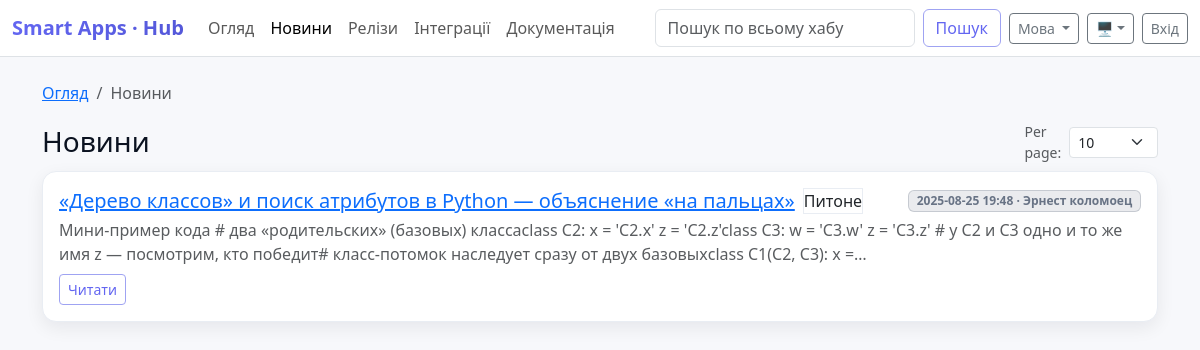
Before: /news.php with the older database file.
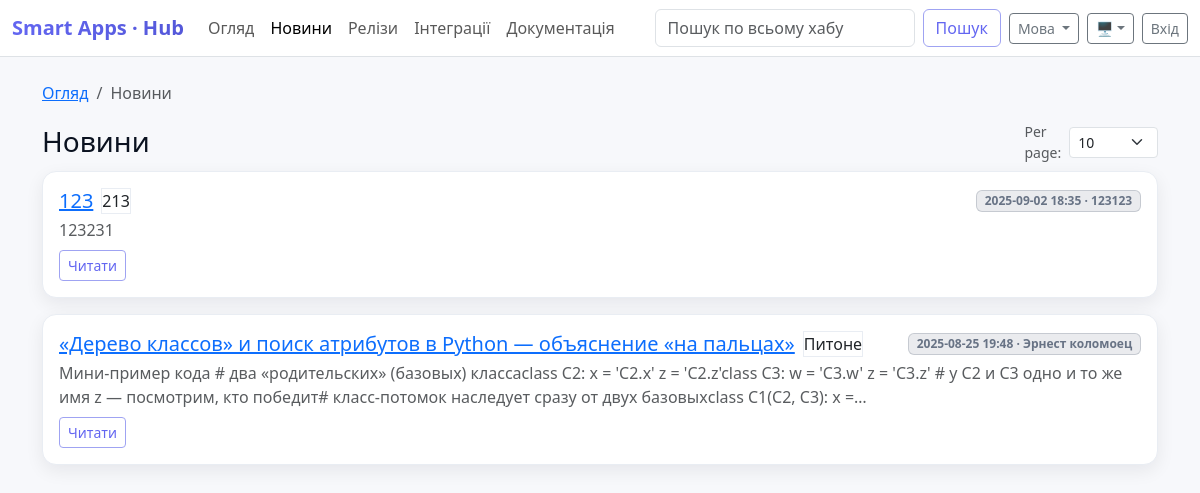
After: the same page with the newer database file.
### tables this page shows
CREATE TABLE news (
        id INTEGER PRIMARY KEY AUTOINCREMENT,
        title TEXT NOT NULL,
        body_md TEXT NOT NULL,
        tags TEXT DEFAULT '',
        created_at TEXT NOT NULL,
        author TEXT DEFAULT ''
    , body_html TEXT NOT NULL DEFAULT '');

### db.php (called while the page is built, shortened)
<?php
function db(): PDO {
    static $pdo = null;
    if ($pdo === null) {
        $dataDir = __DIR__ . '/data';
        $pdo = new PDO('sqlite:' . $dataDir . '/app.db');
        $pdo->setAttribute(PDO::ATTR_ERRMODE, PDO::ERRMODE_EXCEPTION);
        $pdo->exec('PRAGMA foreign_keys = ON;');
        $pdo->exec('PRAGMA journal_mode = WAL;');
        $pdo->exec('PRAGMA synchronous = NORMAL;');
        $pdo->exec('PRAGMA busy_timeout = 5000;');
    }
    return $pdo;
}

### news.php (the view, shortened to what this page needs)
<?php
include __DIR__.'/partials_header.php';
$allowed_per = [5,10,20];
$per = (int)($_GET['per'] ?? 10);
$page = max(1, (int)($_GET['page'] ?? 1));
$offset = ($page - 1) * $per;
$news = db_all("
    SELECT * FROM news
    ORDER BY datetime(created_at) DESC
    LIMIT $per OFFSET $offset
");
function news_excerpt(array $row, int $limit = 240): string {
    $html = $row['body_html'] ?: md_to_html($row['body_md']);
    $text = html_entity_decode(strip_tags($html), ENT_QUOTES, 'UTF-8');
    $text = preg_replace('/\s+/u', ' ', trim($text));
    if (mb_strlen($text,'UTF-8') > $limit){
        $text = mb_substr($text, 0, $limit, 'UTF-8').'…';
    }
    return $text ?: '—';
}
?>
<nav aria-label="breadcrumb" class="mb-3">
    <ol class="breadcrumb">
        <li class="breadcrumb-item"><a href="index.php"><?=__('Overview')?></a></li>
        <li class="breadcrumb-item active"><?=__('News')?></li>
    </ol>
</nav>
<div class="d-flex justify-content-between align-items-center flex-wrap gap-2 mb-2">
    <h3 class="mb-0"><?=__('News')?></h3>
    <form method="get" class="d-flex align-items-center gap-2">
        <label class="text-muted small"><?=__('Per page')?>:</label>
        <select class="form-select form-select-sm" name="per" onchange="this.form.submit()">
            <?php foreach($allowed_per as $n): ?>
                <option value="<?=$n?>" <?=$n===$per?'selected':''?>><?=$n?></option>
            <?php endforeach; ?>
        </select>
    </form>
</div>
<?php foreach($news as $n): ?>
    <div class="card card-hover mb-3">
        <div class="card-body">
            <div class="d-flex flex-wrap gap-2 align-items-center mb-1">
                <h5 class="card-title mb-0">
                    <a href="news_view.php?id=<?=$n['id']?>"><?=e($n['title'])?></a>
                </h5>
                <?php if(!empty($n['tags'])):
                    foreach(explode(',', $n['tags']) as $tg): ?>
                        <span class="chip"><?=e(trim($tg))?></span>
                    <?php endforeach; endif; ?>
                <span class="badge badge-muted ms-auto">
                    <?=e($n['created_at'])?><?= $n['author'] ? ' · '.e($n['author']) : '' ?>
                </span>
            </div>
            <p class="mb-2 text-muted"><?= e(news_excerpt($n)) ?></p>
            <a class="btn btn-sm btn-outline-primary btn-pill" href="news_view.php?id=<?=$n['id']?>"><?=__('Read')?></a>
        </div>
    </div>
<?php endforeach; if(empty($news)) echo '<p class="text-muted">'.__('No news').'</p>'; ?>
<?php include __DIR__.'/partials_footer.php'; ?>

### helpers.php (shortened to what this page needs)
<?php
require_once __DIR__.'/db.php';
if (!function_exists('__')) {
    function __($key): string {
        $d = $GLOBALS['I18N'] ?? [];
        return (string)($d[$key] ?? $key);
    }
}
function e($s){ return htmlspecialchars((string)($s ?? ''), ENT_QUOTES, 'UTF-8'); }
function db_all($sql, $params = []){
    $st = db()->prepare($sql);
    $st->execute($params);
    return $st->fetchAll(PDO::FETCH_ASSOC);
}
function md_to_html($md){
    $html = e($md);
    $html = preg_replace('/```([\s\S]*?)```/m', '<pre><code>$1</code></pre>', $html);
    $html = preg_replace('/^\s*\-\s+(.*)$/m', '<li>$1</li>', $html);
    $html = preg_replace('/(<li>.*<\/li>\s*)+/s', '<ul>$0</ul>', $html);
    $html = preg_replace('/\[(.*?)\]\((https?:[^\s]+)\)/', '<a href="$2" target="_blank" rel="noopener">$1</a>', $html);
    return nl2br($html);
}

Changed rows visible on the page:
added news: title "123", tags "213", created_at "2025-09-02 18:35", author "123123", body_md "123231"
